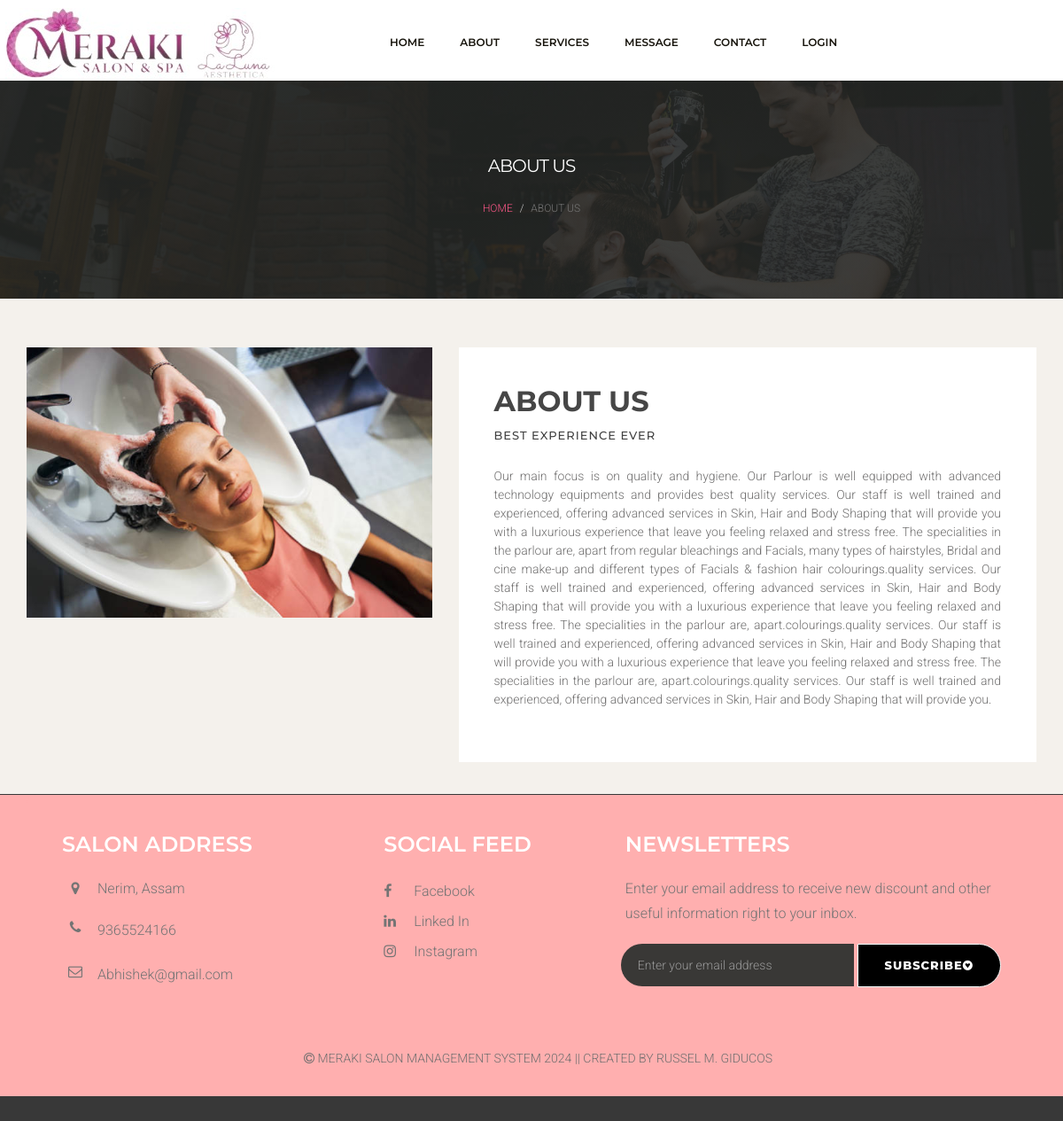
/about2.php, run on an earlier commit of the app's database.
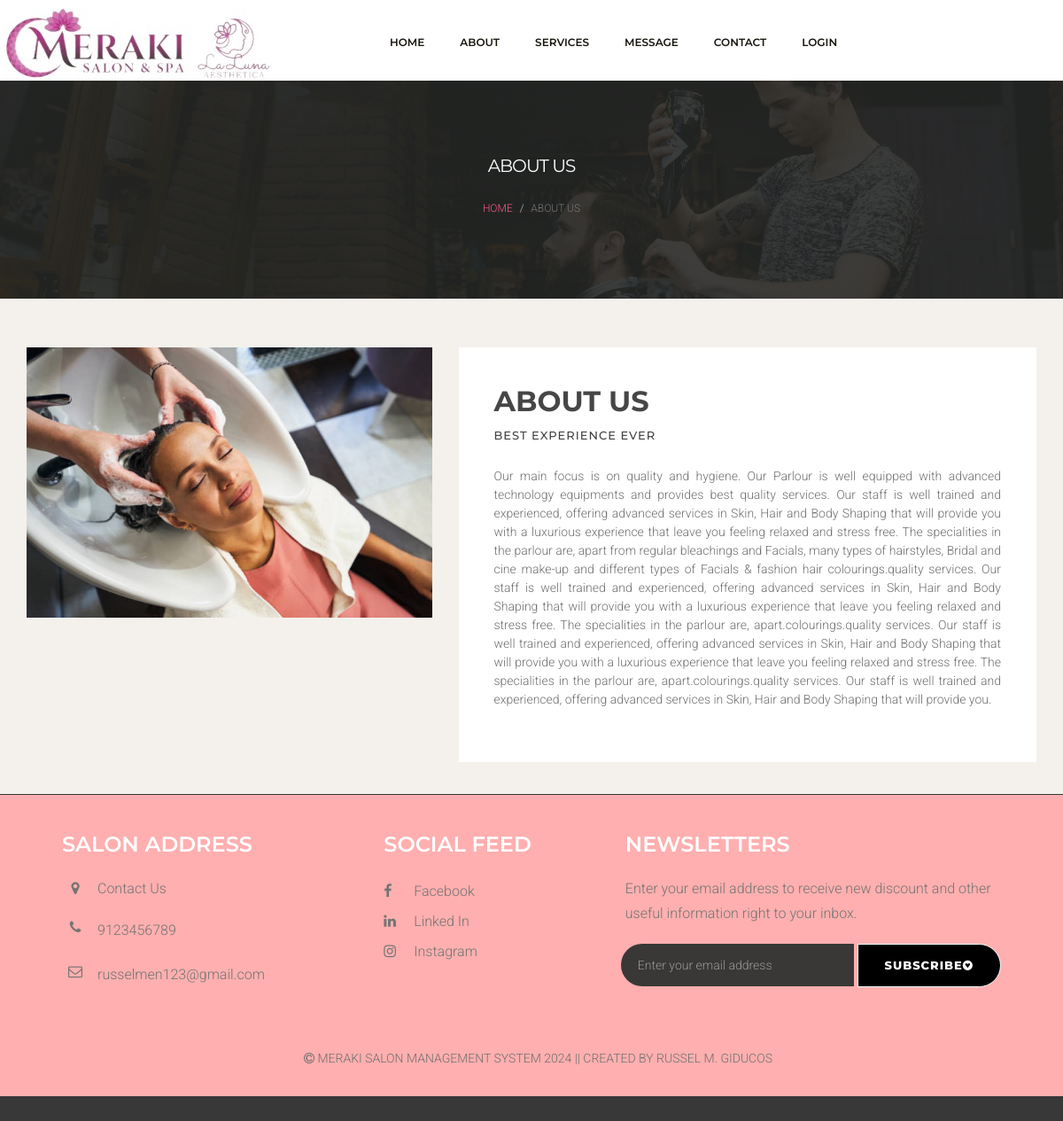
And on a later commit of the database.
### tables this page shows
CREATE TABLE `tblpage` (
  `ID` int(10) NOT NULL,
  `PageType` varchar(200) DEFAULT NULL,
  `PageTitle` mediumtext DEFAULT NULL,
  `PageDescription` mediumtext DEFAULT NULL,
  `Email` varchar(200) DEFAULT NULL,
  `MobileNumber` bigint(10) DEFAULT NULL,
  `UpdationDate` date DEFAULT NULL,
  `Timing` varchar(200) NOT NULL
);

### about2.php (the view, shortened to what the changed rows need)
<?php
include ('includes/dbconnection.php');
?>
<!DOCTYPE html>
<html lang="en">
<head>
    <link href="css/bootstrap.min.css" rel="stylesheet">
    <link href="css/font-awesome.min.css" rel="stylesheet">
    <link href="css/style.css" rel="stylesheet">
</head>
<body>
    <div class="page-header">
        <div class="container">
            <div class="row">
                <div class="col-lg-12 col-md-12 col-sm-12 col-xs-12">
                    <div class="page-caption">
                        <h2 class="page-title">About us</h2>
                    </div>
                </div>
            </div>
        </div>
    </div>
    <div class="space-medium bg-default">
        <div class="container">
            <div class="row">
                <div class="col-lg-7 col-md-7 col-sm-12 col-xs-12">
                    <div class="well-block">
                        <?php
                        $ret = mysqli_query($con, "select * from tblpage where PageType='aboutus' ");
                        while ($row = mysqli_fetch_array($ret)) {
                            ?>
                            <h1>
                                <?php echo $row['PageTitle']; ?>
                            </h1>
                        <?php } ?>
                    </div>
                </div>
            </div>
        </div>
    </div>
    <?php include_once ('includes/footer2.php'); ?>

### includes/footer2.php (shortened to what the changed rows need)
<?php
include ('includes/dbconnection.php');
?>
<div class="footer">
    <div class="container">
        <div class="footer-block">
            <div class="row">
                <div class="col-lg-4 col-md-4 col-sm-6 col-xs-12">
                    <div class="footer-widget">
                        <h2 class="widget-title">Salon Address</h2>
                        <ul class="listnone contact">
                            <?php
                            $ret = mysqli_query($con, "select * from tblpage where PageType='contactus' ");
                            while ($row = mysqli_fetch_array($ret)) {
                                ?>
                                <li><i class="fa fa-map-marker"></i>
                                    <?php echo $row['PageDescription']; ?>
                                </li>
                                <li><i class="fa fa-phone"></i>
                                    <a href="tel:9435059030"><?php echo $row['MobileNumber']; ?></a>
                                </li>
                                <li><i class="fa fa-envelope-o"></i>
                                    <a href="mailto:aayurdhafoundation@gmail.com"><?php echo $row['Email']; ?></a>
                                </li>
                            <?php } ?>
                        </ul>
                    </div>
                </div>
                <div class="col-lg-3 col-md-3 col-sm-6 col-xs-12">
                    <div class="footer-widget footer-social">
                        <h2 class="widget-title">Social Feed</h2>
                    </div>
                </div>
                <div class="col-lg-5 col-md-5 col-sm-12 col-xs-12">
                    <div class="footer-widget widget-newsletter">
                        <h2 class="widget-title">Newsletters</h2>
                    </div>
                </div>
            </div>
        </div>
    </div>
</div>

What changed in the data, as far as the page shows it:
changed tblpage: PageDescription "Nerim, Assam" → "Contact Us"; MobileNumber "9365524166" → "9123456789"; Email "Abhishek@gmail.com" → "russelmen123@gmail.com"
